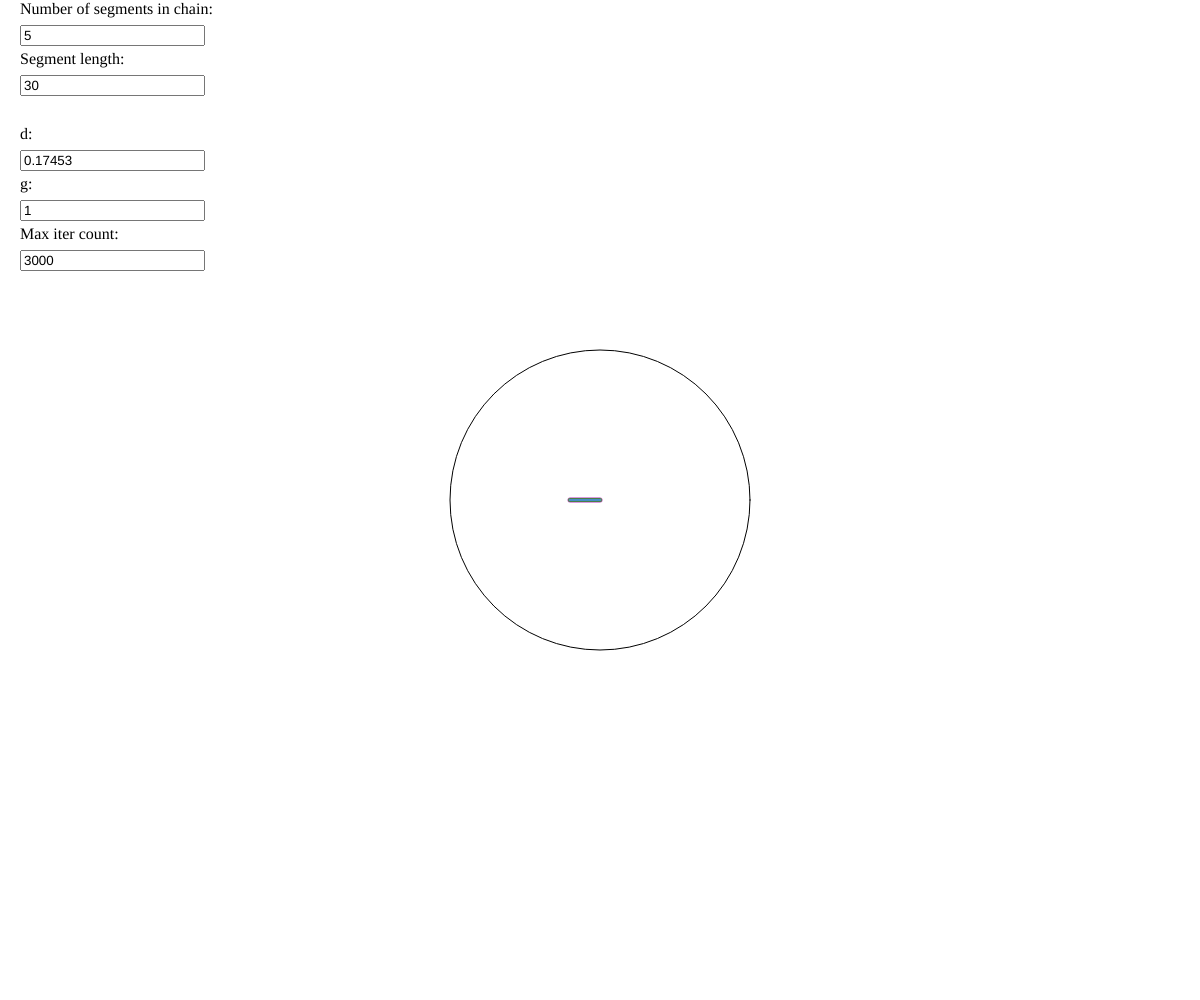
Frame 1 (no input)
Frame 60 (no input): identical to frame 1, image omitted
Frame 120 (the mouse pressed at the canvas centre since frame 60): identical to frame 1, image omitted

The p5.js sketch that drew this single still picture (run headless with seeded random() and noise() and a simulated clock; from frame 60 on, the mouse is pressed at the canvas centre):

// p5.js sketch
// ── sketch.js
let nSeg = 5;
let segLen = 30;

let segInput;
let lenInput;
let dInput;
let gInput;
let maxIterCountInput;
let d = 10 * 0.017453;
let g = 1;
let maxIterCount = 3000;
let chainStartingPos;

let drawChain = true;

let currentAngles = [];
let chainDrawInfo = [];
let chainPoints = [];

function setup() {
    createCanvas(windowWidth, windowHeight);

    let segInputLabel = createDiv('Number of segments in chain:');
    segInputLabel.position(20, 0);

    segInput = createInput(nSeg.toString());
    segInput.position(20, 25);
    segInput.input(update_nSeg);

    let lenInputLabel = createDiv('Segment length:');
    lenInputLabel.position(20, 50);

    lenInput = createInput(segLen.toString());
    lenInput.position(20, 75);
    lenInput.input(update_lenInput);

    let dInputLabel = createDiv('d:');
    dInputLabel.position(20, 125);

    dInput = createInput(d.toString());
    dInput.position(20, 150);
    dInput.input(update_d);

    let gInputLabel = createDiv('g:');
    gInputLabel.position(20, 175);

    gInput = createInput(g.toString());
    gInput.position(20, 200);
    gInput.input(update_g);

    let maxIterCountInputLabel = createDiv('Max iter count:');
    maxIterCountInputLabel.position(20, 225);

    maxIterCountInput = createInput(maxIterCount.toString());
    maxIterCountInput.position(20, 250);
    maxIterCountInput.input(update_maxIterCount);

    updateChainConfig();
}

function updateChainConfig() {
    chainStartingPos = createVector(width / 2, height / 2);
    currentAngles = [];
    chainDrawInfo = [];
    let lineWidth = nSeg + 1;
    for (let i = 0; i < nSeg; i++) {
        currentAngles.push(
            PI
        );
        let color = {
            r: random(255),
            g: random(255),
            b: random(255)
        }
        lineWidth -= 1;
        chainDrawInfo.push(
            {
                color: color,
                thickness: lineWidth
            }
        );
    }
}

function update_nSeg() {
    nSeg = int(this.value());
    drawChain = true;
    updateChainConfig();
}

function update_lenInput() {
    segLen = int(this.value());
    drawChain = true;
    updateChainConfig();
}

function update_d() {
    d = int(this.value());
    drawChain = true;
    updateChainConfig();
}

function update_g() {
    g = int(this.value());
    drawChain = true;
    updateChainConfig();
}

function update_maxIterCount() {
    maxIterCount = int(this.value());
    drawChain = true;
    updateChainConfig();
}

function err(angles, target) {
    let chain = generateChain(chainStartingPos, angles);
    let lastElement = chain[chain.length - 1];
    return Math.sqrt(
        Math.pow(target.x - lastElement.pos.x, 2) + Math.pow(target.y - lastElement.pos.y, 2)
    );
}

function optimization_IK(d, g, maxIterCount, target) {
    let iterCount = 0;
    let gradients = Array(currentAngles.length).fill(0);
    while (err(currentAngles, target) > d && iterCount < maxIterCount) {
        iterCount++;
        let anglesA;
        let anglesB;

        /*
        for (let i = currentAngles.length - 1; i >= 0; i--) {
            anglesA = currentAngles.slice();
            anglesB = currentAngles.slice();
            anglesA[i] = anglesA[i] + g;
            anglesB[i] = anglesB[i] - g;
            gradients[i] = err(anglesA, target) - err(anglesB, target);
        }
        for (let i = currentAngles.length - 1; i >= 0; i--) {
            currentAngles[i] = currentAngles[i] - gradients[i];
        }
        */
        for (let i = 0; i < currentAngles.length; i++) {
            anglesA = currentAngles.slice();
            anglesB = currentAngles.slice();
            anglesA[i] = anglesA[i] + g;
            anglesB[i] = anglesB[i] - g;
            gradients[i] = err(anglesA, target) - err(anglesB, target);
        }
        console.log(currentAngles);
        currentAngles = currentAngles.map((angle, indx) => {
            return angle - gradients[indx];
        });
        console.log(currentAngles);
    }
    if (iterCount >= maxIterCount) {
        return false;
    } else {
        return true;
    }

}

function generateChain(start, angles) {
    let pos = createVector(start.x, start.y);
    let accAngle = 0;

    let chainInfo = [];
    //for (let i = angles.length - 1; i >= 0; i--) {
    for (let i = 0; i < angles.length; i++) {
        let oldPos = createVector(pos.x, pos.y);
        pos = createVector(
            pos.x + segLen * cos(accAngle + angles[i]),
            pos.y + segLen * sin(accAngle + angles[i])
        );
        accAngle += angles[i];
        chainInfo.push(
            {
                oldPos: oldPos,
                pos: pos
            }
        );
    }
    return chainInfo;
}


let drawOnce = true;
function draw() {
    if (drawOnce) {
        background(255);
        stroke(0);
        ellipse(chainStartingPos.x, chainStartingPos.y, nSeg * segLen * 2, nSeg * segLen * 2);
        drawOnce = false;
        chainPoints = generateChain(chainStartingPos, currentAngles);
        console.log(currentAngles);

        ellipse(chainPoints[chainPoints.length - 1].pos.x, chainPoints[chainPoints.length - 1].pos.y, d * 2, d * 2);
        for (let i = 0; i < chainPoints.length; i++) {
            strokeWeight(chainDrawInfo[i].thickness);
            stroke(
                chainDrawInfo[i].color.r,
                chainDrawInfo[i].color.g,
                chainDrawInfo[i].color.b
            );
            line(chainPoints[i].oldPos.x, chainPoints[i].oldPos.y,
                chainPoints[i].pos.x, chainPoints[i].pos.y);
        }

    }
}
